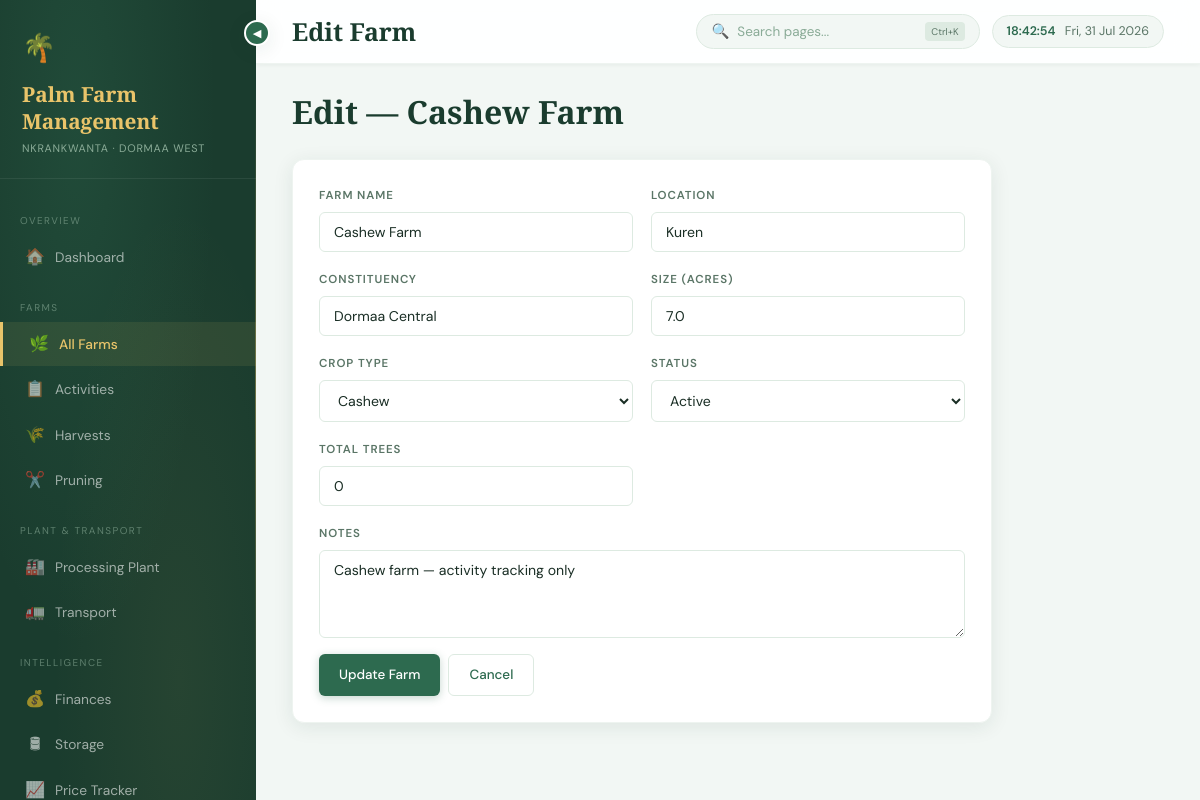
/farms/1/edit, run on the app's committed database.
### tables this page shows
CREATE TABLE farms (
    id              INTEGER PRIMARY KEY AUTOINCREMENT,
    name            TEXT NOT NULL,
    location        TEXT,
    constituency    TEXT,
    size_acres      REAL,
    crop_type       TEXT CHECK(crop_type IN ('Oil Palm', 'Cashew')),
    status          TEXT CHECK(status IN ('Active', 'Inactive', 'Development')),
    total_trees     INTEGER DEFAULT 0,
    notes           TEXT,
    created_at      DATE DEFAULT (DATE('now'))
);

### routes/farms.py (the view, shortened to what this page needs)
@farms_bp.route('/<int:farm_id>/edit', methods=['GET', 'POST'])
def edit(farm_id):
    farm = get_farm(farm_id)
    if not farm:
        flash('Farm not found.', 'error')
        return redirect(url_for('farms.index'))
    return render_template('farms/edit.html', farm=farm)

### database/db.py (called while the page is built)
def get_connection():
    conn = sqlite3.connect(DB_PATH)
    conn.row_factory = sqlite3.Row
    conn.execute("PRAGMA foreign_keys = ON")
    return conn

def query(sql, params=(), one=False):
    conn = get_connection()
    cur = conn.execute(sql, params)
    rv = cur.fetchone() if one else cur.fetchall()
    conn.close()
    return rv

def get_farm(farm_id):
    return query("SELECT * FROM farms WHERE id = ?", (farm_id,), one=True)

### templates/farms/edit.html (shortened to what this page needs)
{% extends 'base.html' %}
{% block page_title %}Edit Farm{% endblock %}
{% block content %}
<div class="page-header"><h2>Edit — {{ farm['name'] }}</h2></div>
<div class="card" style="max-width:700px;">
<form method="POST">
  <div class="form-grid">
    <div class="form-group"><label>Farm Name</label><input name="name" value="{{ farm['name'] }}" required></div>
    <div class="form-group"><label>Location</label><input name="location" value="{{ farm['location'] }}"></div>
    <div class="form-group"><label>Constituency</label><input name="constituency" value="{{ farm['constituency'] }}"></div>
    <div class="form-group"><label>Size (Acres)</label><input name="size_acres" type="number" step="0.1" value="{{ farm['size_acres'] }}"></div>
    <div class="form-group"><label>Crop Type</label>
      <select name="crop_type">
        <option {% if farm['crop_type']=='Cashew' %}selected{% endif %}>Cashew</option>
      </select></div>
    <div class="form-group"><label>Status</label>
      <select name="status">
        <option {% if farm['status']=='Active' %}selected{% endif %}>Active</option>
      </select></div>
    <div class="form-group"><label>Total Trees</label><input name="total_trees" type="number" value="{{ farm['total_trees'] }}"></div>
    <div class="form-group full"><label>Notes</label><textarea name="notes">{{ farm['notes'] }}</textarea></div>
  </div>
  <div class="flex gap-2 mt-2">
    <button type="submit" class="btn btn-primary">Update Farm</button>
    <a href="{{ url_for('farms.detail', farm_id=farm['id']) }}" class="btn btn-outline">Cancel</a>
  </div>
</form>
</div>
{% endblock %}

### templates/base.html (style rules this page uses)
:root { --green-dark: #1a3c2e; --green-mid: #2d6a4f; --green-light: #52b788; --green-pale: #d8f3dc; --green-wash: #eef7f1; --gold: #e9c46a; --gold-dark: #c49a2a; --gold-pale: #fdf3dc; --red: #e63946; --red-pale: #fdecea; --amber: #f4a261; --amber-pale: #fef0e0; --white: #ffffff; --off-white: #f8faf9; --surface: #f2f7f4; --border: #ddeae1; --border-soft: #eef4f0; --ink: #1a2e25; --ink-mid: #2c4235; --ink-soft: #5a7566; --ink-muted: #8aab97; --sidebar-w: 256px; --r-sm: 6px; --r: 12px; --r-lg: 18px; --shadow-sm: 0 1px 4px rgba(26,60,46,0.06); --shadow: 0 4px 20px rgba(26,60,46,0.09); --shadow-lg: 0 8px 40px rgba(26,60,46,0.13); --shadow-gold: 0 4px 20px rgba(196,154,42,0.2); }
*, *::before, *::after { box-sizing: border-box; margin: 0; padding: 0; }
html { scroll-behavior: smooth; }
body { font-family: 'DM Sans', sans-serif; background: var(--surface); color: var(--ink); display: flex; min-height: 100vh; font-size: 14px; line-height: 1.65; -webkit-font-smoothing: antialiased; }
.card { background: var(--white); border-radius: var(--r); box-shadow: var(--shadow); padding: 26px; margin-bottom: 22px; border: 1px solid var(--border-soft); transition: box-shadow 0.22s ease, transform 0.22s ease; position: relative; overflow: hidden; }
.card::before { content: ''; position: absolute; top: 0; left: 0; right: 0; height: 2px; background: linear-gradient(90deg, var(--green-mid), var(--gold), var(--green-mid)); transform: scaleX(0); transform-origin: left; transition: transform 0.3s ease; }
.btn { display: inline-flex; align-items: center; gap: 7px; padding: 9px 20px; border-radius: var(--r-sm); font-family: 'DM Sans', sans-serif; font-size: 0.84rem; font-weight: 500; cursor: pointer; text-decoration: none; border: none; transition: all 0.2s cubic-bezier(0.34,1.56,0.64,1); }
.btn-primary { background: var(--green-mid); color: white; box-shadow: 0 2px 8px rgba(45,106,79,0.28); }
.btn-outline { background: transparent; color: var(--green-mid); border: 1.5px solid var(--border); }
.form-grid { display: grid; grid-template-columns: repeat(auto-fit, minmax(240px, 1fr)); gap: 18px; }
.form-group { display: flex; flex-direction: column; gap: 7px; }
.form-group.full { grid-column: 1 / -1; }
label { font-size: 0.72rem; font-weight: 600; color: var(--ink-soft); text-transform: uppercase; letter-spacing: 0.08em; }
input, select, textarea { padding: 10px 14px; border: 1.5px solid var(--border); border-radius: var(--r-sm); font-family: 'DM Sans', sans-serif; font-size: 0.88rem; color: var(--ink); background: var(--white); transition: border-color 0.15s, box-shadow 0.15s; width: 100%; }
textarea { resize: vertical; min-height: 88px; }
.page-header { display: flex; align-items: flex-start; justify-content: space-between; margin-bottom: 28px; }
.page-header h2 { font-family: 'Cormorant Garamond', serif; font-size: 2rem; font-weight: 600; color: var(--green-dark); line-height: 1.15; }
.flex { display: flex; }
.gap-2 { gap: 8px; }
.mt-2 { margin-top: 16px; }

### data on the page
farms: name "Cashew Farm", location "Kuren", constituency "Dormaa Central", size_acres "7.0", crop_type "Cashew", status "Active", total_trees "0", notes "Cashew farm — activity tracking only"
